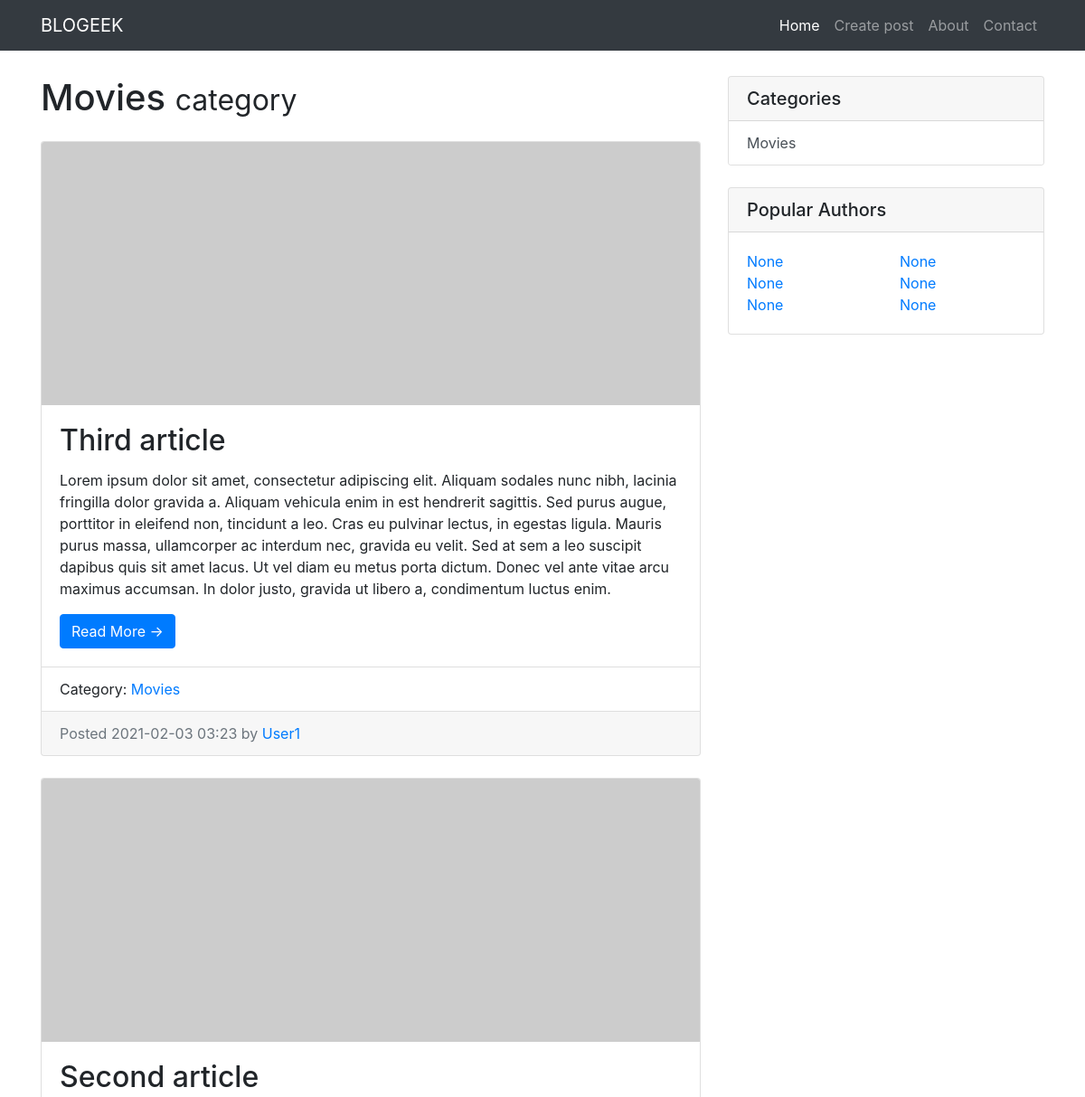
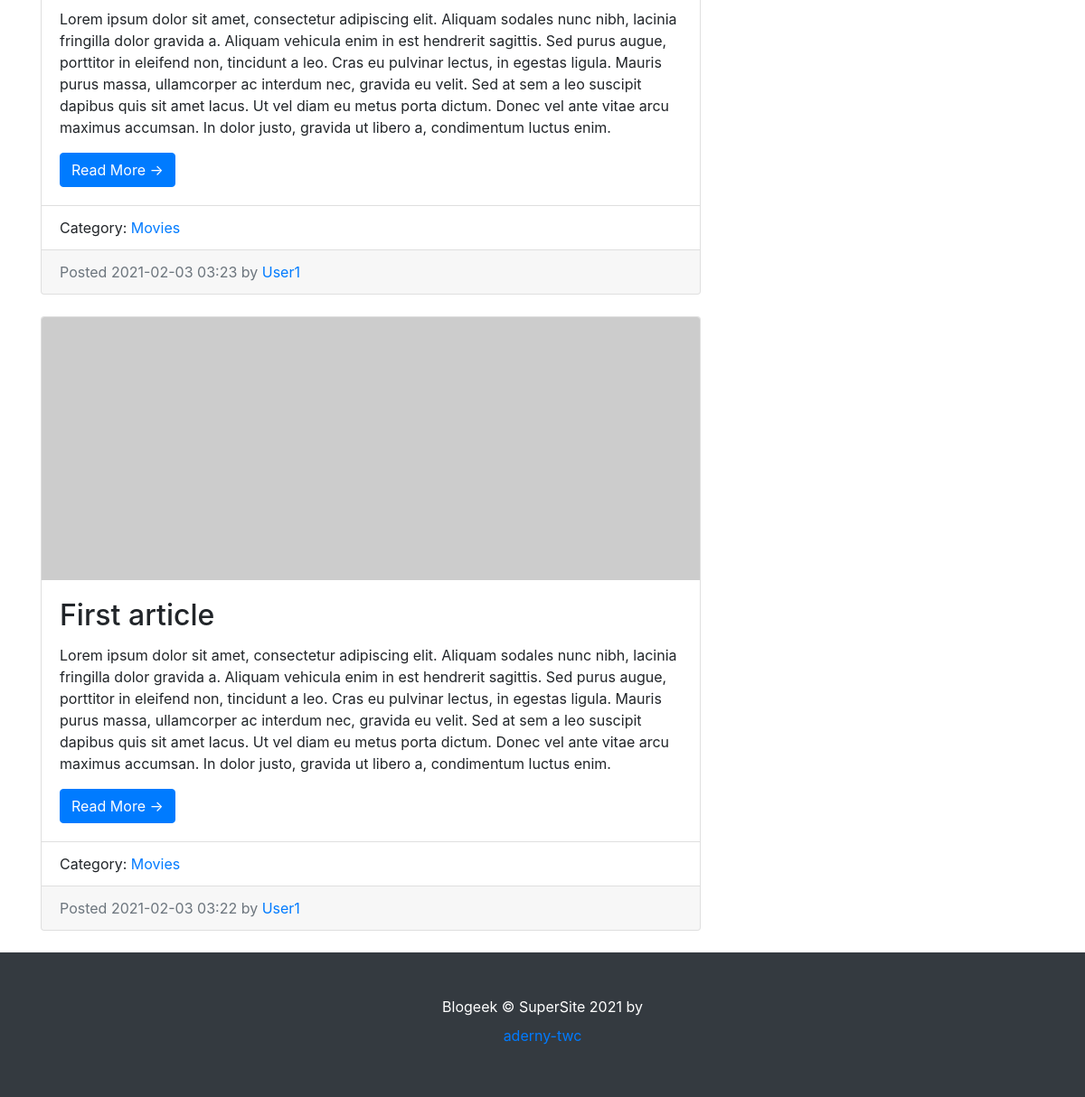
/category/1/, run on an earlier commit of the app's database (2 pictures, top to bottom).
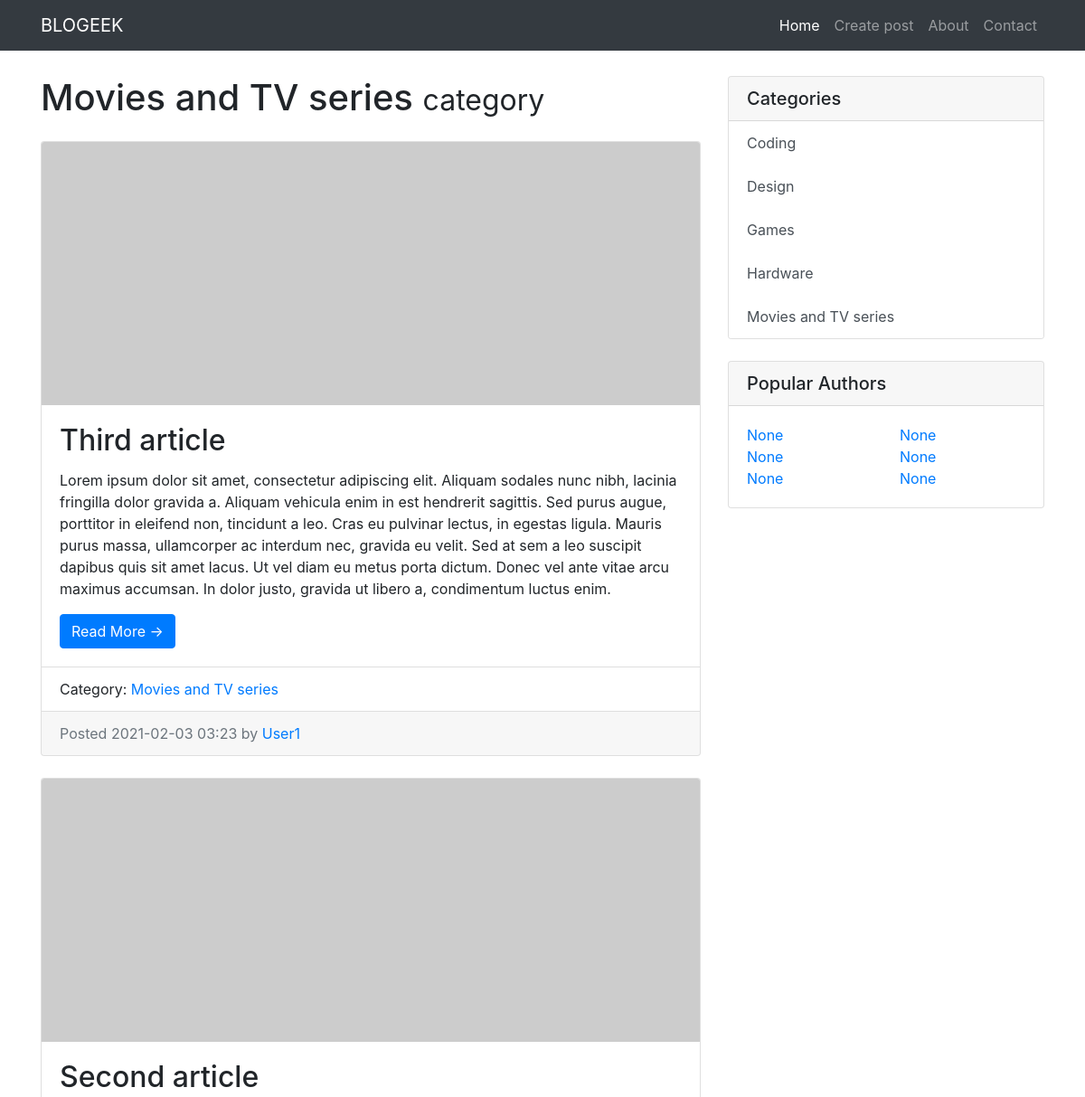
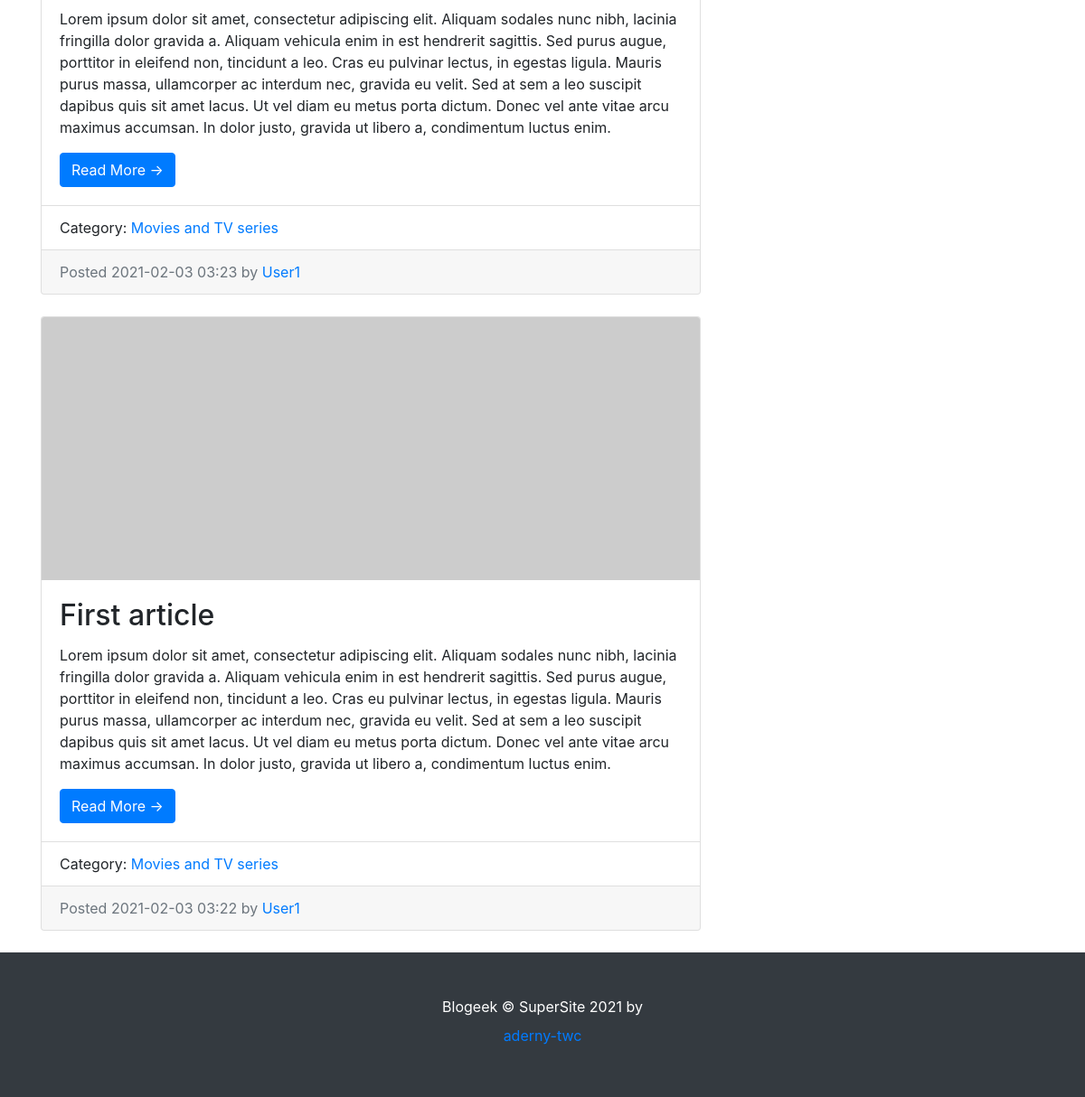
And on a later commit of the database (2 pictures, top to bottom).
### blogeek/models.py (models this page shows, shortened)
class Category(models.Model):
    title = models.CharField(max_length=150, db_index=True, verbose_name='Категория')
    description = models.CharField(max_length=200)
    class Meta:
        verbose_name = 'Категория'
        verbose_name_plural = 'Категории'
        ordering = ['title']
    def get_absolute_url(self):
        return reverse('category', kwargs={"category_id": self.pk})
    def __str__(self):
        return self.title

class BlogPosts(models.Model):
    title = models.CharField(max_length=150, verbose_name='Название')
    description = models.CharField(max_length=600, verbose_name='Описание')
    content = models.TextField(blank=True, verbose_name='Контент')
    created_at = models.DateTimeField(auto_now_add=True, verbose_name='Дата публикации')
    updated_at = models.DateTimeField(auto_now=True, verbose_name='Обновлено')
    photo = models.ImageField(upload_to='photos/%Y/%m/%d/', verbose_name='Фото', blank=True)
    is_published = models.BooleanField(default=True, verbose_name='Опубликовано')
    views = models.IntegerField(default=0)
    category = models.ForeignKey('Category', on_delete=models.PROTECT, verbose_name='Категория')
    user = models.ForeignKey(User, verbose_name="Автор", on_delete=models.CASCADE)
    class Meta:
        verbose_name = 'Статья'
        verbose_name_plural = 'Статьи'
        ordering = ['-created_at']
    def get_absolute_url(self):
        return reverse('view_blogposts', kwargs={"blogposts_id": self.pk})

### blogeek/views.py (the view)
# urls.py: path('category/<int:category_id>/', get_category, name='category'),
def get_category(request, category_id):
    posts = BlogPosts.objects.filter(category_id=category_id)
    category = Category.objects.get(pk=category_id)
    context = {
        'posts': posts,
        'category': category,
    }
    return render(request, 'blogeek/category.html', context)

### blogeek/templatetags/blogposts_tags.py (called while the page is built)
@register.simple_tag()
def get_categories():
    return Category.objects.all()

### blogeek/templates/blogeek/category.html (shortened to what this page needs)
{% extends 'base.html' %}
{% block content %}
<h1 class="my-4">{{ category }}
    <small>category</small>
</h1>
{% for item in posts %}
<div class="card mb-4">
    {% if item.photo %}
    <img class="card-img-top" src="{{ item.photo.url }}" width="250" alt="Card image cap">
    {% else %}
    <img class="card-img-top" src="https://picsum.photos/750/300?random=1" alt="Card image cap">
    {% endif %}
    <div class="card-body">
        <h2 class="card-title">{{ item.title }}</h2>
        <p class="card-text">{{ item.description }}</p>
        <a href="{{ item.get_absolute_url }}" class="btn btn-primary">Read More &rarr;</a>
    </div>
    <ul class="list-group list-group-flush">
        <li class="list-group-item">Category: <a href="{{ item.category.get_absolute_url }}">{{ item.category }}</a></li>
    </ul>
    <div class="card-footer text-muted">
        Posted {{ item.created_at|date:"Y-m-d H:i" }} by
        <a href="#">{{ item.user }}</a>
    </div>
</div>
{% endfor %}
{% endblock %}

### templates/inc/_sidebar.html
{% load blogposts_tags %}
{% get_categories as categories %}
<div class="card my-4">
    <h5 class="card-header">Categories</h5>
    <div class="list-group">
        {% for item in categories %}
        <a href="{{ item.get_absolute_url }}" class="list-group-item list-group-item-action" style="border:none">{{ item.title }}</a>
        {% endfor %}
    </div>
</div>
<div class="card my-4">
    <h5 class="card-header">Popular Authors</h5>
    <div class="card-body">
        <div class="row">
            <div class="col-lg-6">
                <ul class="list-unstyled mb-0">
                    <li>
                        <a href="#">None</a>
                    </li>
                    <li>
                        <a href="#">None</a>
                    </li>
                    <li>
                        <a href="#">None</a>
                    </li>
                </ul>
            </div>
            <div class="col-lg-6">
                <ul class="list-unstyled mb-0">
                    <li>
                        <a href="#">None</a>
                    </li>
                    <li>
                        <a href="#">None</a>
                    </li>
                    <li>
                        <a href="#">None</a>
                    </li>
                </ul>
            </div>
        </div>
    </div>
</div>

What changed in the data, as far as the page shows it:
changed Category: title "Movies" → "Movies and TV series"
changed through a linked row, BlogPosts "Third article": category "Movies" → "Movies and TV series"
changed through a linked row, BlogPosts "Second article": category "Movies" → "Movies and TV series"
changed through a linked row, BlogPosts "First article": category "Movies" → "Movies and TV series"
added Category: title "Coding"
added Category: title "Design"
added Category: title "Games"
added Category: title "Hardware"
